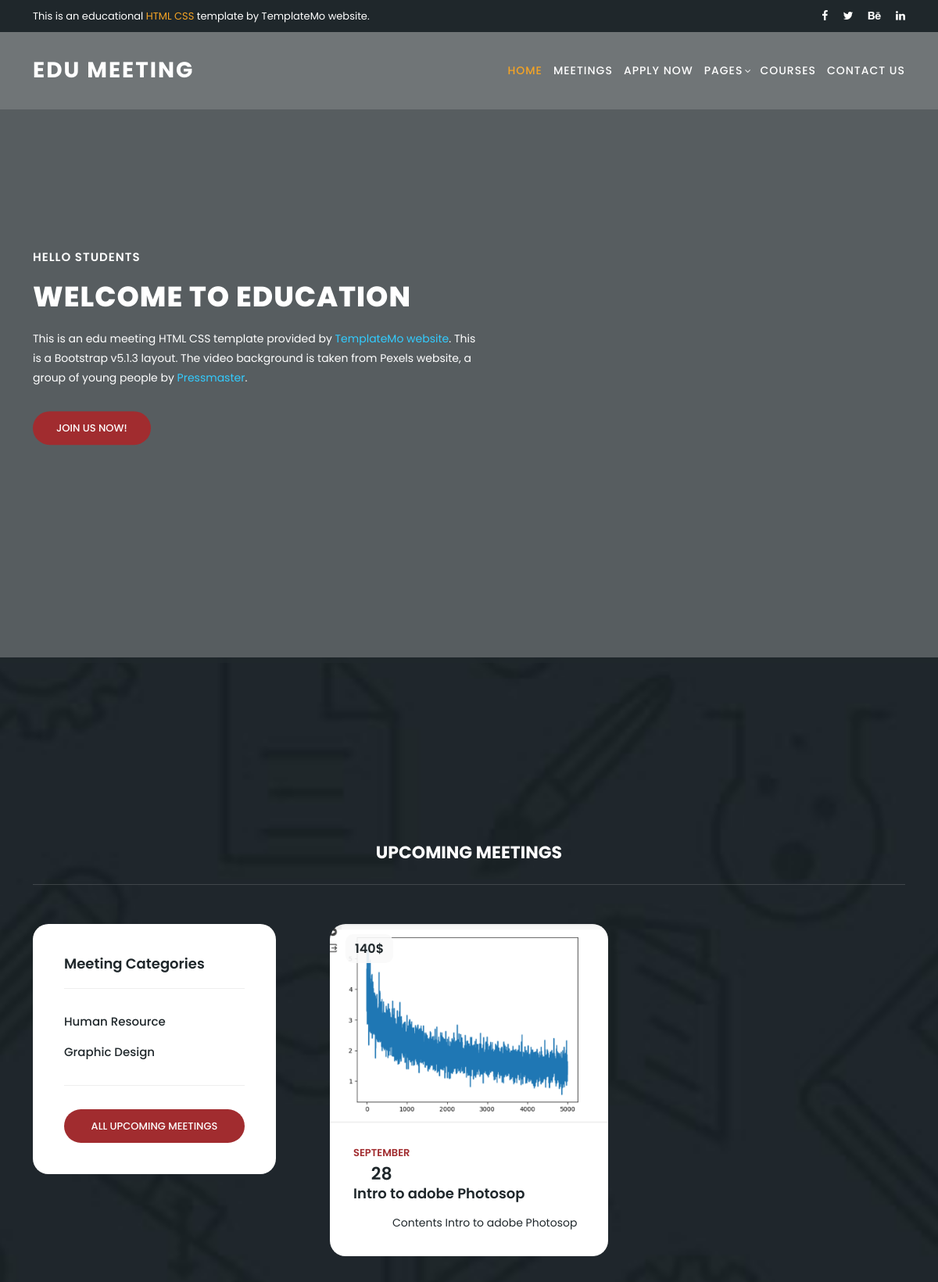
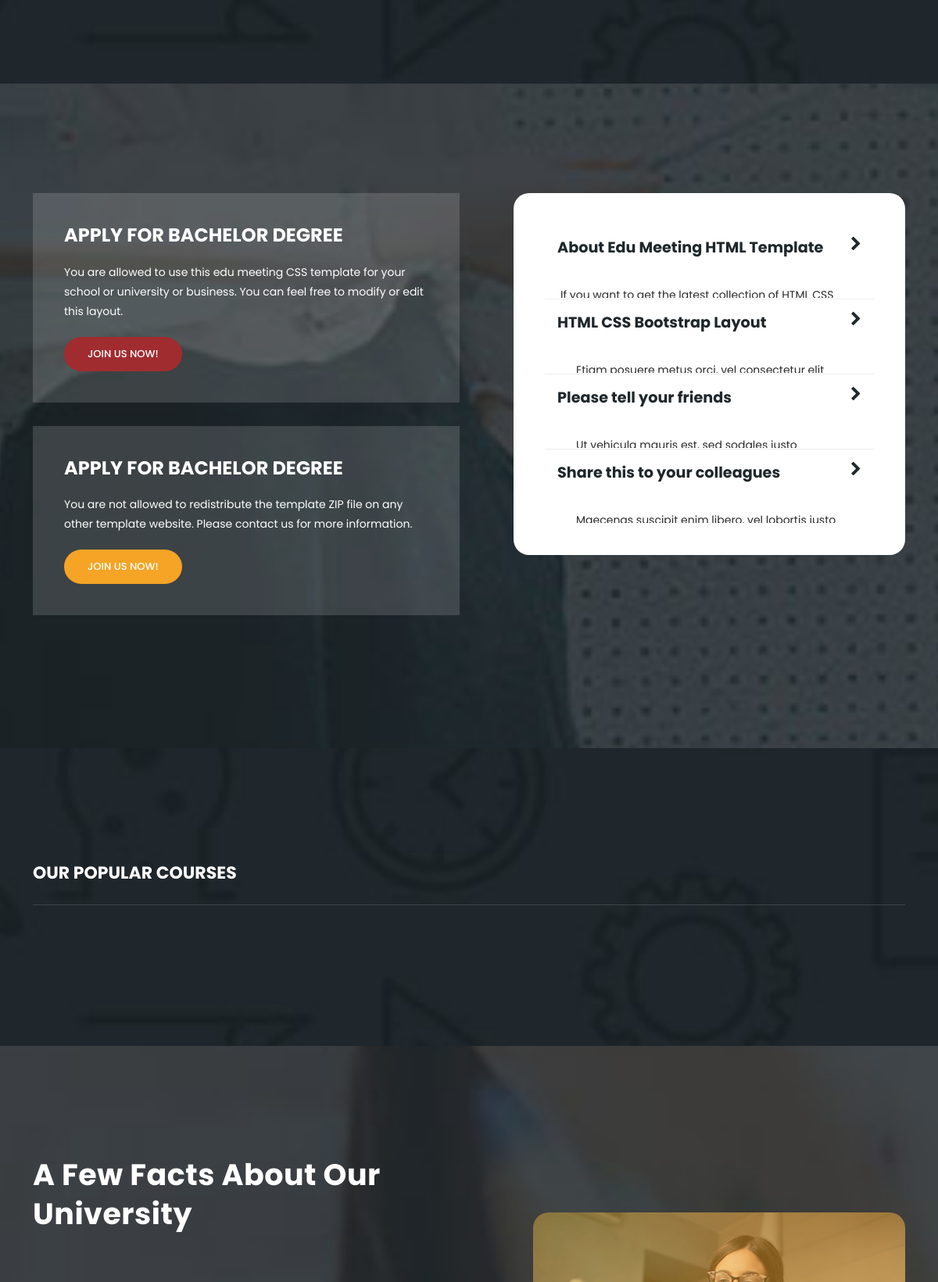
The page / (upper part) on the database its author committed (2 pictures, top to bottom).
### tables this page shows
CREATE TABLE `category` (
  `cat_name` varchar(225) NOT NULL,
  `id` int(225) NOT NULL
);

CREATE TABLE `courses` (
  `id` int(1) NOT NULL,
  `Title` varchar(225) NOT NULL,
  `Content` varchar(225) NOT NULL,
  `Location` varchar(225) NOT NULL,
  `Price` int(255) NOT NULL,
  `Active` tinyint(255) NOT NULL,
  `Image` varchar(255) NOT NULL,
  `Category` varchar(255) NOT NULL,
  `Date` date NOT NULL,
  `Category_id` int(11) NOT NULL,
  `click_count` int(11) DEFAULT 0
);

### index.php (the view, shortened to what this page needs)
<?php
include_once("admin/includes/conn.php");
try {
    $sql = "SELECT * FROM category";
    $stmt = $conn->prepare($sql);
    $stmt->execute();
    $cats = $stmt->fetchAll(PDO::FETCH_ASSOC);
} catch (PDOException $e) {
    $msg = $e->getMessage();
    $alertType = "alert-danger";
}
$courses = [];
$current_date = date('Y-m-d');
if (isset($_GET['category_id'])) {
    $category_id = intval($_GET['category_id']);
    try {
        $sql = "SELECT courses.*, category.cat_name FROM courses
                JOIN category ON courses.category_id = category.id
                WHERE category.id = :category_id AND courses.active = 1 AND courses.date >= :current_date";
        $stmt = $conn->prepare($sql);
        $stmt->bindParam(':category_id', $category_id, PDO::PARAM_INT);
        $stmt->bindParam(':current_date', $current_date, PDO::PARAM_STR);
        $stmt->execute();
        $courses = $stmt->fetchAll(PDO::FETCH_ASSOC);
    } catch (PDOException $e) {
        $msg = $e->getMessage();
        $alertType = "alert-danger";
    }
} else {
    try {
        $sql = "SELECT courses.*, category.cat_name FROM courses
                JOIN category ON courses.category_id = category.id
                WHERE courses.active = 1 AND courses.date >= :current_date";
        $stmt = $conn->prepare($sql);
        $stmt->bindParam(':current_date', $current_date, PDO::PARAM_STR);
        $stmt->execute();
        $courses = $stmt->fetchAll(PDO::FETCH_ASSOC);
    } catch (PDOException $e) {
        $msg = $e->getMessage();
        $alertType = "alert-danger";
    }
}
?>
<!DOCTYPE html>
<html lang="en">
<?php include_once("admin/includes/indexHead.php"); ?>
<body>
<?php include_once("admin/includes/subHeaderIndex.php"); ?>
<?php include_once("admin/includes/HeadIndex.php"); ?>
<?php include_once("admin/includes/bannerIndex.php"); ?>
<?php include_once("admin/includes/servises.php"); ?>
    <section class="upcoming-meetings" id="meetings">
        <div class="container">
            <div class="row">
                <div class="col-lg-12">
                    <div class="section-heading">
                        <h2>Upcoming Meetings</h2>
                    </div>
                </div>
                <div class="col-lg-4">
                    <div class="categories">
                        <h4>Meeting Categories</h4>
                        <ul>
                            <?php
                            foreach ($cats as $row) {
                                $id = htmlspecialchars($row['id']);
                                $cat_name = htmlspecialchars($row['cat_name']);
                                echo "<li><a href='index.php?category_id=$id'>$cat_name</a></li>";
                            }
                            ?>
                        </ul>
                        <div class="main-button-red">
                            <a href="meetings.php">All Upcoming Meetings</a>
                        </div>
                    </div>
                </div>
                <div class="col-lg-8">
                    <div class="row" id="courses-container">
                        <?php
                        foreach ($courses as $row) {
                            $id = htmlspecialchars($row['id']);
                            $Title = htmlspecialchars($row['Title']);
                            $Content = htmlspecialchars($row['Content']);
                            $Price = htmlspecialchars($row['Price']);
                            $Image = htmlspecialchars($row['Image']);
                            $Date = htmlspecialchars($row['Date']);
                        ?>
                        <div class="col-lg-6 course-item" data-category-id="<?php echo $row['category_id']; ?>">
                            <div class="meeting-item">
                                <div class="thumb">
                                    <div class="price">
                                        <span><?php echo $Price; ?>$</span>
                                    </div>
                                    <a href="meeting-details.php?id=<?php echo $id ?>"><img src="admin/images/<?php echo $Image; ?>" alt="<?php echo $Title; ?>"></a>
                                </div>
                                <div class="down-content">
                                    <div class="date">
                                        <h6><?php echo date('F', strtotime($Date)); ?> <span><?php echo date('d', strtotime($Date)); ?></span></h6>
                                    </div>
                                    <a href="meeting-details.php?id=<?php echo $id ?>"><h4><?php echo $Title; ?></h4></a>
                                    <p><?php echo $Content; ?></p>
                                </div>
                            </div>
                        </div>
                        <?php
                        }
                        ?>
                    </div>
                </div>
            </div>
        </div>
    </section>
    <?php include_once("admin/includes/apply.php"); ?>
    <?php include_once("admin/includes/courses.php"); ?>
    <?php include_once("admin/includes/fact.php"); ?>
    <?php include_once("admin/includes/contact.php"); ?>
    <?php include_once("admin/includes/indexScript.php"); ?>
</body>
</html>

### assets/css/templatemo-edu-meeting.css (style rules this page uses)
html, body, div, span, applet, object, iframe, h1, h2, h3, h4, h5, h6, p, blockquote, div pre, a, abbr, acronym, address, big, cite, code, del, dfn, em, font, img, ins, kbd, q, s, samp, small, strike, strong, sub, sup, tt, var, b, u, i, center, dl, dt, dd, ol, ul, li, figure, header, nav, section, article, aside, footer, figcaption { margin: 0; padding: 0; border: 0; outline: 0; }
ul, li { padding: 0; margin: 0; list-style: none; }
header, nav, section, article, aside, footer, hgroup { display: block; }
* { box-sizing: border-box; }
html, body { font-family: 'Poppins', sans-serif; font-weight: 400; background-color: #fff; font-size: 16px; -ms-text-size-adjust: 100%; -webkit-font-smoothing: antialiased; -moz-osx-font-smoothing: grayscale; }
a { text-decoration: none !important; color: #3CF; }
h1, h2, h3, h4, h5, h6 { margin-top: 0px; margin-bottom: 0px; }
ul { margin-bottom: 0px; }
p { font-size: 14px; line-height: 25px; color: #2a2a2a; }
img { width: 100%; overflow: hidden; }
html, body { background: #fff; font-family: 'Poppins', sans-serif; }
.main-button-red a { font-size: 13px; color: #fff; background-color: #a12c2f; padding: 12px 30px; display: inline-block; border-radius: 22px; font-weight: 500; text-transform: uppercase; transition: all .3s; }
.section-heading h2 { line-height: 40px; margin-top: 0px; margin-bottom: 50px; padding-bottom: 20px; border-bottom: 1px solid rgba(250,250,250,0.15); font-size: 22px; font-weight: 700; text-transform: uppercase; color: #fff; }
section.upcoming-meetings { background-image: url(../images/meetings-bg.jpg); background-position: center center; background-attachment: fixed; background-repeat: no-repeat; background-size: cover; padding-top: 230px; padding-bottom: 110px; }
section.upcoming-meetings .section-heading { text-align: center; }
section.upcoming-meetings .categories { background-color: #fff; border-radius: 20px; padding: 40px; margin-right: 45px; }
section.upcoming-meetings .categories h4 { font-size: 18px; font-weight: 600; color: #1f272b; margin-bottom: 30px; padding-bottom: 20px; border-bottom: 1px solid #eee; }
section.upcoming-meetings .categories ul li { display: inline-block; margin-bottom: 15px; }
section.upcoming-meetings .categories ul li a { font-size: 15px; color: #1f272b; font-weight: 500; transition: all .3s; }
section.upcoming-meetings .categories .main-button-red { border-top: 1px solid #eee; padding-top: 30px; margin-top: 15px; }
section.upcoming-meetings .categories .main-button-red a { width: 100%; text-align: center; }
.meeting-item { margin-bottom: 30px; }
.meeting-item .thumb { position: relative; }
.meeting-item .thumb img { border-top-right-radius: 20px; border-top-left-radius: 20px; }
.meeting-item .thumb .price { position: absolute; left: 20px; top: 20px; }
.meeting-item .thumb .price span { font-size: 16px; color: #1f272b; font-weight: 600; background-color: rgba(250,250,250,0.9); padding: 7px 12px; border-radius: 10px; }
.meeting-item .down-content { background-color: #fff; padding: 30px; border-bottom-right-radius: 20px; border-bottom-left-radius: 20px; }
.meeting-item .down-content .date { float: left; text-align: center; display: inline-block; margin-right: 20px; }
.meeting-item .down-content .date h6 { font-size: 13px; text-transform: uppercase; font-weight: 600; color: #a12c2f; }
.meeting-item .down-content .date span { display: block; color: #1f272b; font-size: 22px; margin-top: 7px; }
.meeting-item .down-content h4 { font-size: 18px; color: #1f272b; font-weight: 600; display: inline-block; margin-bottom: 15px; }
.meeting-item .down-content p { margin-left: 50px; color: #1f272b; font-size: 14px; }

### rows shown on the page
category: cat_name "Human Resource"
category: cat_name "Graphic Design"
courses: Price "140", Image (picture), Date "SEPTEMBER", Date "28", Title "Intro to adobe Photosop", Content "Contents Intro to adobe Photosop"
